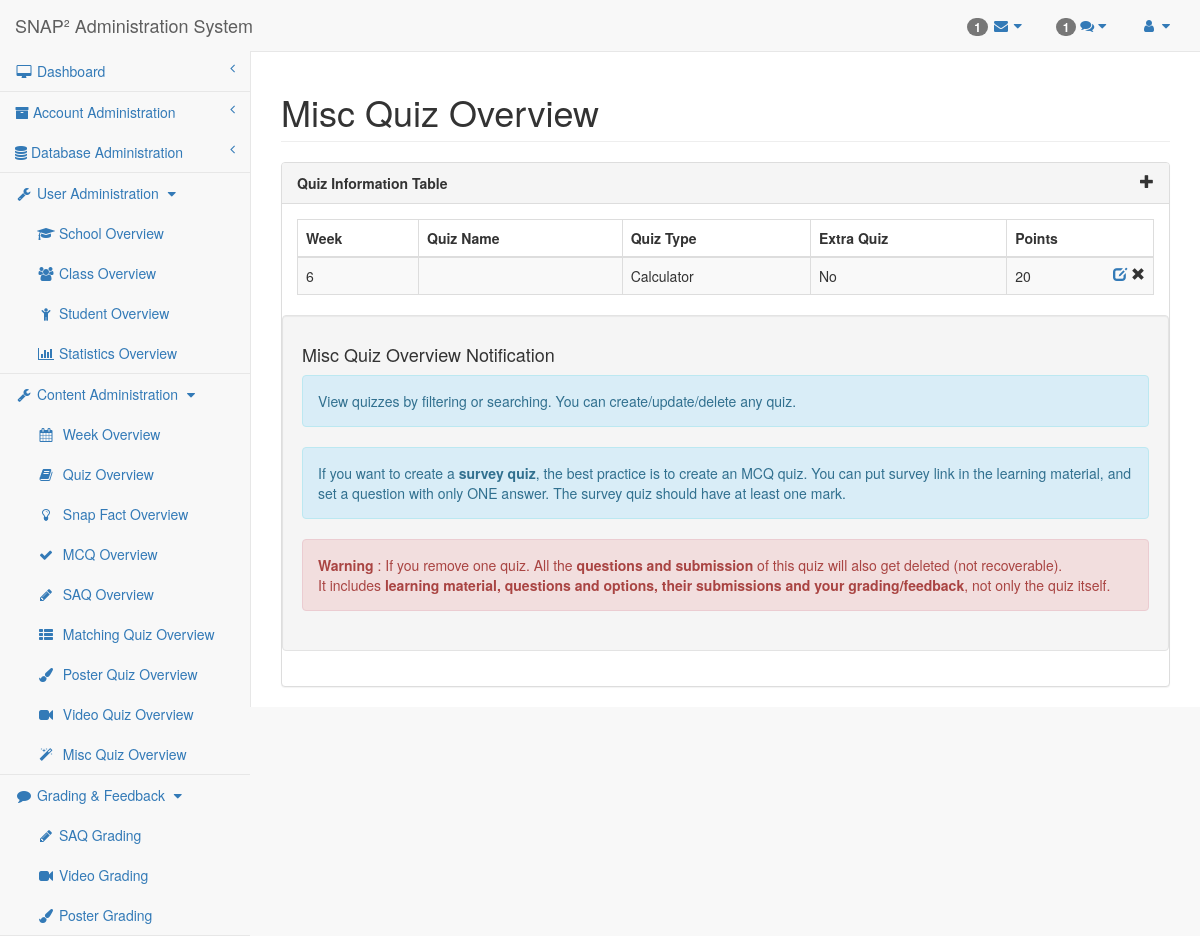
/researcher/misc.php (signed in), run on an earlier commit of the app's database.
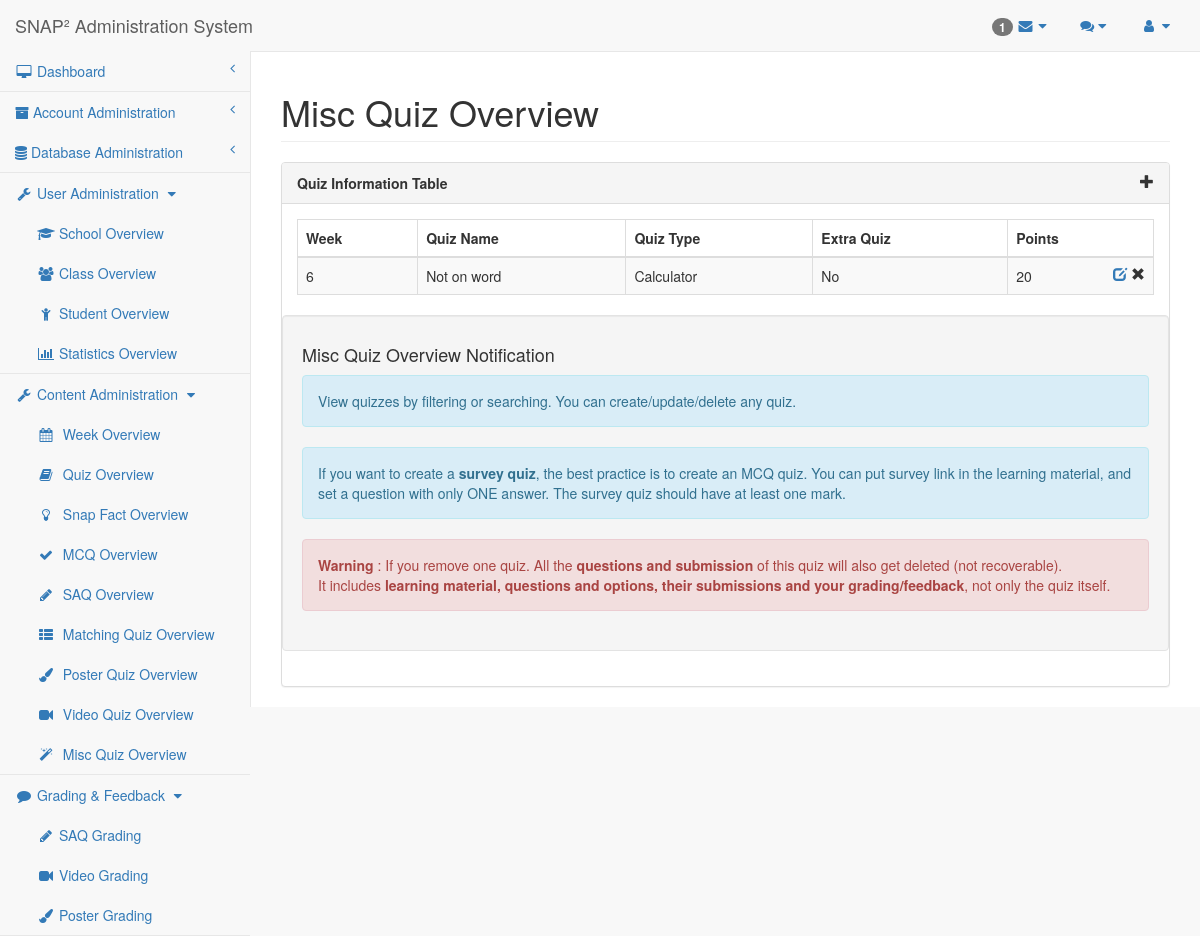
And on a later commit of the database.
### tables this page shows
CREATE TABLE `misc_section` (
  `QuizID` mediumint(9) NOT NULL DEFAULT 0,
  `QuizSubType` text DEFAULT NULL,
  `Points` mediumint(9) DEFAULT NULL,
  PRIMARY KEY (`QuizID`),
  CONSTRAINT `Misc_Section_QuizID_FK` FOREIGN KEY (`QuizID`) REFERENCES `quiz` (`QuizID`) ON DELETE CASCADE ON UPDATE CASCADE
);

CREATE TABLE `quiz` (
  `QuizID` mediumint(9) NOT NULL AUTO_INCREMENT,
  `Week` mediumint(9) DEFAULT NULL,
  `QuizType` enum('SAQ','MCQ','Matching','Poster','Misc') DEFAULT NULL,
  `ExtraQuiz` tinyint(1) DEFAULT 0,
  `TopicID` mediumint(9) DEFAULT NULL,
  `QuizName` text DEFAULT NULL,
  PRIMARY KEY (`QuizID`),
  KEY `Quiz_TopicID_FK` (`TopicID`),
  CONSTRAINT `Quiz_TopicID_FK` FOREIGN KEY (`TopicID`) REFERENCES `topic` (`TopicID`) ON DELETE CASCADE ON UPDATE CASCADE
);

### mysql-lib.php (called while the page is built, shortened)
<?php
function getQuizPoints(PDO $conn, $quizID)
{
    $pointsBySection = array('MCQ', 'Matching', 'Poster', 'Misc');
    $pointsByQuestion = array('SAQ', 'Video', 'Image');
    $points = 0;
    $quizTypeSql = "SELECT COUNT(*) FROM Quiz WHERE QuizID = ?";
    $quizTypeQuery = $conn->prepare($quizTypeSql);
    $quizTypeQuery->execute(array($quizID));
    if ($quizTypeQuery->fetchColumn() > 0) {
        $quizTypeSql = "SELECT QuizType FROM Quiz WHERE QuizID = ?";
        $quizTypeQuery = $conn->prepare($quizTypeSql);
        $quizTypeQuery->execute(array($quizID));
        $quizTypeResult = $quizTypeQuery->fetch(PDO::FETCH_OBJ);
        $quizType = $quizTypeResult->QuizType;
        if (in_array($quizType, $pointsBySection)) {
            $pointsSql = "SELECT Points AS SumPoints FROM Quiz NATURAL JOIN " . $quizType . "_Section WHERE QuizID = ?";
        } else if (in_array($quizType, $pointsByQuestion)) {
            $pointsSql = "SELECT SUM(Points) AS SumPoints FROM Quiz NATURAL JOIN SAQ_Section NATURAL JOIN SAQ_Question WHERE QuizID = ?";
        } else {
            throw new Exception("Unexpected Quiz Type. QuizID: " . $quizID);
        }
        $pointsQuery = $conn->prepare($pointsSql);
        $pointsQuery->execute(array($quizID));
        $pointsResult = $pointsQuery->fetch(PDO::FETCH_OBJ);
        if (strlen($pointsResult->SumPoints) > 0) {
            $points = $pointsResult->SumPoints;
        }
    }
    return $points;
}
function getMiscQuizzes(PDO $conn)
{
    return getRecords($conn, "Misc_Section", array("Quiz", "Topic"));
}
function getRecords(PDO $conn, $tableName, array $joinTables = null)
{
    $tableSql = "SELECT * FROM " . $tableName;
    if ($joinTables != null) {
        foreach ($joinTables as $joinTable) {
            $tableSql .= " NATURAL JOIN " . $joinTable;
        }
    }
    $tableQuery = $conn->prepare($tableSql);
    $tableQuery->execute();
    $tableResult = $tableQuery->fetchAll(PDO::FETCH_OBJ);
    return $tableResult;
}
function getAllMessages(PDO $conn) {
    $joinTables = array("Student");
    return getRecords($conn, "Messages", $joinTables);
}

### researcher/researcher-lib.php (called while the page is built, shortened)
<?php
require_once("../mysql-lib.php");
$pageName = basename($_SERVER['SCRIPT_FILENAME'], '.php');
$pageNameForView = getPageNameForView($pageName);
function getPageNameForView($pageName)
{
    $pageNameForView = str_replace('-', ' ', str_replace('editor', '', $pageName));
    $pageNameForView = str_replace('mcq', 'Multiple Choice Quiz', $pageNameForView);
    if (defined('SAQ_LIKE_QUIZ_TYPE')) {
        $pageNameForView = ucfirst(SAQ_LIKE_QUIZ_TYPE) . ' Quiz';
    }
    else if (defined('SAQ_LIKE_SUBMISSION_TYPE')) {
        $pageNameForView = ucfirst(SAQ_LIKE_SUBMISSION_TYPE) . ' Grading';
    }
    else
        if (in_array(ucwords(str_replace('-', ' ', $pageNameForView)), $GLOBALS['quizTypeArr'])) {
            $pageNameForView = ucwords(str_replace('-', ' ', $pageNameForView)) . " Quiz";
        }
    return ucwords($pageNameForView);
}
?>

### researcher/misc.php (the view, shortened to what the changed rows need)
<?php
require_once("../mysql-lib.php");
require_once("researcher-lib.php");
try {
    $conn = db_connect();
} catch (Exception $e) {
    debug_err($e);
}
try {
    $quizResult = getMiscQuizzes($conn);
} catch (Exception $e) {
    debug_err($e);
}
?>
<!DOCTYPE html>
<html lang="en">
<?php require_once('header-lib.php'); ?>
<body>
<div id="wrapper">
    <?php require_once('navigation.php'); ?>
    <div id="page-wrapper">
        <div class="row">
            <div class="col-lg-12">
                <h1 class="page-header"><?php echo $pageNameForView; ?> Overview
                </h1>
            </div>
        </div>
        <div class="row">
            <div class="col-lg-12">
                <div class="panel panel-default">
                    <div class="panel-body">
                        <div class="dataTable_wrapper">
                            <table class="table table-striped table-bordered table-hover" id="datatables">
                                <?php require_once('table-head.php'); ?>
                                <tbody>
                                <?php for ($i = 0; $i < count($quizResult); $i++) {
                                    $quizID = $quizResult[$i]->QuizID;
                                    $quizType = getQuizType($conn, $quizID);
                                    $points = getQuizPoints($conn, $quizID);
                                    ?>
                                    <tr class="<?php if ($i % 2 == 0) {
                                        echo "odd";
                                    } else {
                                        echo "even";
                                    } ?>">
                                        <td><?php echo $quizResult[$i]->Week ?></td>
                                        <td><?php echo $quizResult[$i]->QuizName ?></td>
                                        <td><?php echo $quizType ?></td>
                                        <td><?php if($quizResult[$i]->ExtraQuiz==1) echo "Yes"; else echo "No"; ?></td>
                                        <td><?php echo $points ?>
                                            <span class="glyphicon glyphicon-remove pull-right"
                                                  aria-hidden="true"></span>
                                            <span class="pull-right" aria-hidden="true">&nbsp;</span>
                                            <a href="misc-editor.php?quizID=<?php echo $quizResult[$i]->QuizID ?>">
                                                <span class="glyphicon glyphicon-edit pull-right" aria-hidden="true">
                                                </span>
                                            </a>
                                        </td>
                                    </tr>
                                <?php } ?>
                                </tbody>
                            </table>
                        </div>
                    </div>
                </div>
            </div>
        </div>
    </div>
</div>
<?php require_once('sb-admin-lib.php'); ?>
</body>
</html>

### researcher/navigation.php (shortened to what the changed rows need)
<?php
require_once("../mysql-lib.php");
require_once("researcher-lib.php");
try {
    $conn = db_connect();
    $messages = getAllMessages($conn);
    $unreadMessages = array();
    foreach ($messages as $key => $value) {
        if ($value->readOrNot == 0 && $value->isFromStudent == 1) {
            $unreadMessages[] = $value;
        }
    }
} catch (Exception $e) {
    debug_err($e);
}
?>
<?php require_once('header-lib.php'); ?>
<nav class="navbar navbar-default navbar-static-top" role="navigation" style="margin-bottom: 0"
     xmlns="http://www.w3.org/1999/html">
    <?php if (isset($_SESSION['researcherID']) && isset($_SESSION['researcherUsername'])): ?>
        <ul class="nav navbar-top-links navbar-right">
            <li class="dropdown">
                <a class="dropdown-toggle" data-toggle="dropdown" href="#">
                    <?php if (count($unreadMessages) > 0) { ?>
                        <span class="badge"> <?php echo count($unreadMessages) ?></span>
                    <?php } ?>
                    <i class="fa fa-comments"></i>
                    <i class="fa fa-caret-down"></i>
                </a>
            </li>
        </ul>
    <? endif; ?>
</nav>
<?php require_once('sb-admin-lib.php'); ?>

What changed in the data, as far as the page shows it:
changed through a linked row, misc_section: QuizID.QuizName (not shown) → "Not on word"
Also different on the page:
count($unreadMessages): "1" → (not shown)
